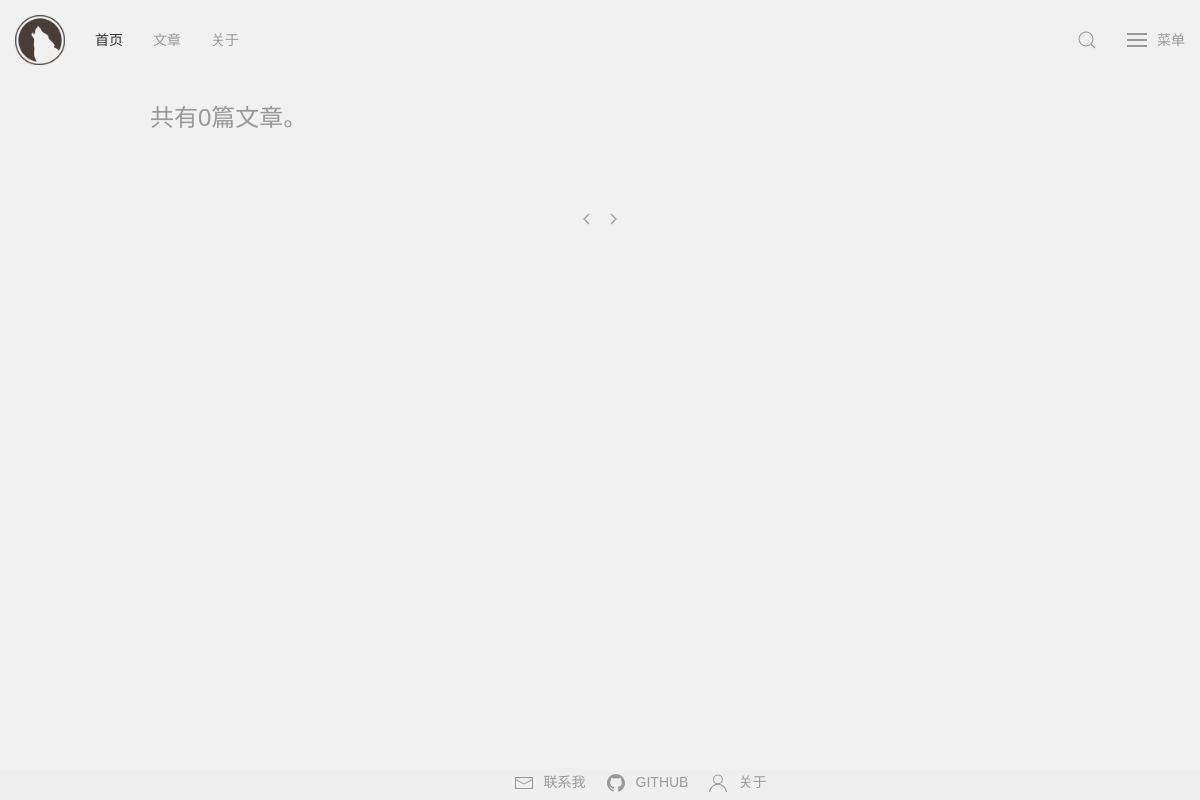
The page /articles/page/1 on the database as committed earlier.
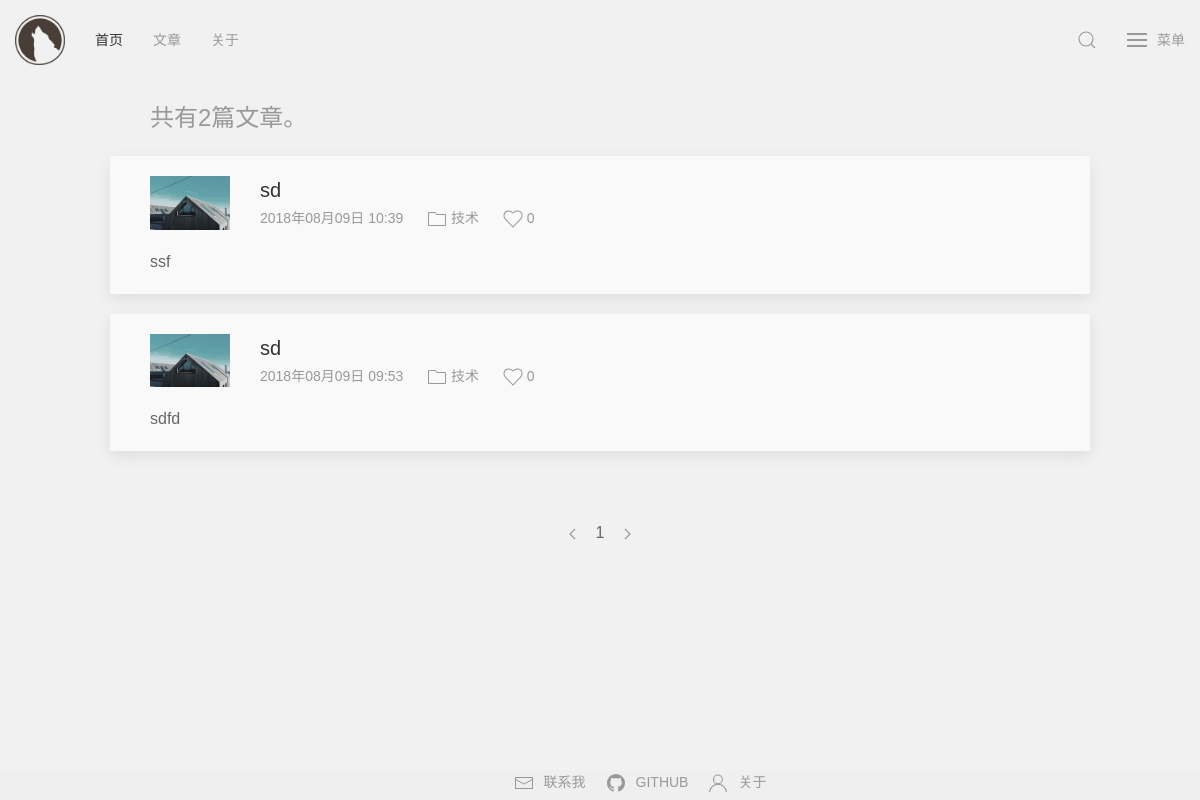
The same page on the database as committed later.
### application/models/models.py (models this page shows, shortened)
class Article(db.Model):
    __tablename__ = 'article'
    id = db.Column(db.Integer, primary_key=True)
    title = db.Column(db.String(100))
    descp = db.Column(db.String(100))
    content = db.Column(db.String(10000))
    user_id = db.Column(db.Integer, db.ForeignKey('users.id'))
    user = db.relationship('User', backref=db.backref('article'))
    time = db.Column(db.DateTime, default=datetime.now)
    category = db.Column(db.String(10))
    thumbnail = db.Column(db.String(50))
    likes = db.Column(db.Integer, default=0)

### application/controllers/routes.py (the view)
@bp.route('/articles/page/<int:page>')
def articles(page=1):
    articles = Article.query.order_by(desc(Article.time)).paginate(
                page, current_app.config['PER_PAGE'], error_out=False)
    return render_template('article.html', articles=articles, count=articles.total)

### application/controllers/routes.py (called while the page is built)
@bp.before_request
def make_session_permant():
    session.permanent = True

### application/templates/article.html (shortened to what this page needs)
{% extends "base.html" %}
{% block head %}
{{ super() }}
{% endblock %}
{% block content %}
{% if articles.page == 1 %}
<div class="uk-container uk-container-small uk-margin-top">
    <p class="uk-text-lead uk-text-muted">共有{{ count }}篇文章。</p>
</div>
{% endif %}
{% for a in articles.items %}
<div class="uk-container uk-container-small uk-margin-top article-background uk-box-shadow-medium uk-box-shadow-hover-xlarge">
    <article class="uk-comment">
        <header class="uk-comment-header uk-grid-medium uk-flex-middle" uk-grid>
            <div class="uk-width-auto uk-margin-top">
                <a href="{{ url_for('blog.details', id=a.id) }}" class="">
                    <img class="uk-comment-avatar" src="{{ a.thumbnail|default(url_for('static', filename='img/thumbnail/default.jpg'), true) }}" width="80" height="80" alt="">
                </a>
            </div>
            <div class="uk-width-expand uk-margin-top">
                <h4 class="uk-comment-title uk-margin-remove"><a class="uk-link-heading" href="{{ url_for('blog.details', id=a.id) }}">{{ a.title }}</a></h4>
                <p class="uk-comment-meta article-date">
                    {{ a.time.strftime('%Y{y}%m{m}%d{d} %H:%M').format(y='年', m='月', d='日') }}
                    <a href="{{ url_for('blog.category', category=a.category, page=1) }}" class="uk-link-reset"><span uk-icon="icon: folder" class="uk-icon uk-margin-left"></span>
                    {{ a.category }}
                    </a>
                    <a href="{{ url_for('blog.details', id=a.id) }}" class="uk-link-reset"><span uk-icon="icon: heart" class="uk-icon uk-margin-left"></span>
                    {{ a.likes }}
                    </a>
                </p>
            </div>
        </header>
        <div class="uk-comment-body uk-margin-bottom">
            <p>{{ a.descp }}</p>
        </div>
    </article>
</div>
{% endfor %}
<div class="uk-container uk-container-small uk-margin-large-top uk-margin-xlarge-bottom">
    <ul class="uk-pagination uk-flex-center" uk-margin>
        {% if articles.has_prev %}
        <li><a href="{{ url_for('blog.articles', page=articles.prev_num) }}"><span uk-pagination-previous></span></a></li>
        {% else %}
        <li class="uk-disabled"><a href="#"><span uk-pagination-previous></span></a></li>
        {% endif %}
        {% for i in range(articles.pages) %}
            {% if articles.page == i+1 %}
                <li class="uk-active"><span>{{ i+1 }}</span></li>
            {% else %}
                <li><a href="{{ url_for('blog.articles', page=i+1) }}">{{ i+1 }}</a></li>
            {% endif %}
        {% endfor %}
        {% if articles.has_next %}
        <li><a href="{{ url_for('blog.articles', page=articles.next_num) }}"><span uk-pagination-next></span></a></li>
        {% else %}
        <li class="uk-disabled"><a href="#"><span uk-pagination-next></span></a></li>
        {% endif %}
    </ul>
</div>
{% endblock %}

### application/templates/base.html (shortened to what this page needs)
<!DOCTYPE html>
<html>
    <head>
        {% block head %}
        <link rel="stylesheet" href="{{ url_for('static', filename='css/uikit.min.css') }}" />
        <link rel="stylesheet" href="{{ url_for('static', filename='css/styles.css') }}" />
        {% endblock %}
    </head>
    <body>
        <nav class="uk-navbar uk-navbar-container uk-margin">
            <div class="uk-navbar-left">
                <a class="uk-navbar-item uk-logo" href="{{ url_for('blog.home') }}" title="首页"><img width="50" src="{{ url_for('static', filename='img/logo.png') }}"></a>
                <ul class="uk-navbar-nav">
                    <li class="uk-active"><a href="{{ url_for('blog.home') }}" class="menu-text">首页</a></li>
                    <li><a href="{{ url_for('blog.articles', page=1) }}">文章</a></li>
                    <li><a href="{{ url_for('blog.about') }}">关于</a></li>
                </ul>
            </div>
            <div class="uk-navbar-right">
                <div>
                    <a class="uk-navbar-toggle" uk-search-icon href="#"></a>
                </div>
                <a class="uk-navbar-toggle menu-text" uk-toggle="target: #offcanvas-nav-primary">
                    <span uk-navbar-toggle-icon></span> <span class="uk-margin-small-left">菜单</span>
                </a>
            </div>
        </nav>
        {% block content %}
        {% endblock %}
        <div class="uk-container uk-container-expand uk-text-center uk-margin-xlarge-top footer">
            <ul uk-margin="" class="uk-subnav tm-subnav uk-flex-inline uk-flex-center uk-margin-remove-bottom">
                <li><a href="mailto:myheartsgoon@gmail.com">
                    <span uk-icon="icon: mail" class="uk-margin-small-right uk-icon"></span>联系我</a>
                </li>
                <li><a href="https://github.com/myheartsgoon/my-learn-and-earn">
                    <span uk-icon="icon: github" class="uk-margin-small-right uk-icon"></span>GitHub</a>
                </li>
                <li><a href="{{ url_for('blog.about') }}">
                    <span uk-icon="icon: user" class="uk-margin-small-right uk-icon"></span>关于</a>
                </li>
            </ul>
        </div>
    </body>
</html>

### application/static/css/styles.css (style rules this page uses)
body,button, input, select, textarea,h1 ,h2, h3, h4, h5, h6 { font-family: Microsoft YaHei,'宋体' , Tahoma, Helvetica, Arial, "\5b8b\4f53", sans-serif; }
html { background-color: #f1f1f1; }
.uk-navbar-nav>li>a, .menu-text { font-family: Microsoft YaHei,'宋体' , Tahoma, Helvetica, Arial, "\5b8b\4f53", sans-serif; }
.article-background { background-color: #f9f9f9; }
.article-date { margin-top: 5px; }
.footer { position:fixed; left:0px; bottom:0px; height:30px; width:100%; background-color: #efefef; }
.uk-navbar-container:not(.uk-navbar-transparent) { background: #f1f1f1; }

Rows that differ between the two databases and show on the page:
added Article: title "sd", time "2018年08月09日 10:39", category "技术", likes "0", descp "ssf"
added Article: title "sd", time "2018年08月09日 09:53", category "技术", likes "0", descp "sdfd"
Other text that changed with them:
{{ count }}: "0" → "2"
new list line: "1"
